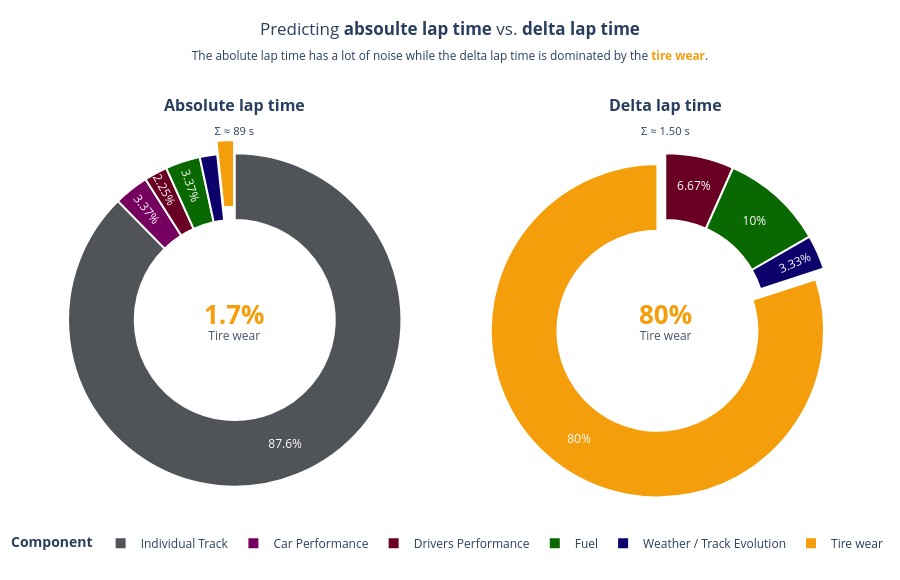

The code cell stored with this chart in its notebook:
### Code cell
import plotly.graph_objects as go
from plotly.subplots import make_subplots

components = [
    ("Individual Track",       78.0, 0.00),
    ("Car Performance",         3.0, 0.00),
    ("Drivers Performance",        2.0, 0.10),
    ("Fuel",            3.0, 0.15),
    ("Weather / Track Evolution",   1.5, 0.05),
    ("Tire wear ",      1.5, 1.20),
]
signal_idx = 5

noise_palette = ["#505358", "#760060", "#690023", "#0a6800", "#0c006b"]
signal_color  = "#f59e0b"
colors        = noise_palette + [signal_color]

names        = [c[0] for c in components]
abs_values   = [c[1] for c in components]
delta_values = [c[2] for c in components]

abs_total   = sum(abs_values)
delta_total = sum(delta_values)
abs_signal_pct   = abs_values[signal_idx]   / abs_total   * 100
delta_signal_pct = delta_values[signal_idx] / delta_total * 100

delta_mask     = [v > 0 for v in delta_values]
delta_names    = [n for n, keep in zip(names,  delta_mask) if keep]
delta_filtered = [v for v, keep in zip(delta_values, delta_mask) if keep]
delta_colors   = [c for c, keep in zip(colors, delta_mask) if keep]

pull_signal = 0.08
pull_abs   = [0.0]*len(components);      pull_abs[signal_idx] = pull_signal
pull_delta = [0.0]*len(delta_filtered);  pull_delta[-1]       = pull_signal

fig = make_subplots(
    rows=1, cols=2,
    specs=[[{"type": "domain"}, {"type": "domain"}]],
    subplot_titles=(
        f"<b>Absolute lap time</b><br><sub>Σ ≈ {abs_total:.0f} s</sub>",
        f"<b>Delta lap time</b><br><sub>Σ ≈ {delta_total:.2f} s</sub>",
    ),
    horizontal_spacing=0.05,
)

fig.add_trace(go.Pie(
    labels=names, values=abs_values,
    marker=dict(colors=colors, line=dict(color="white", width=2)),
    hole=0.6, sort=False, direction="clockwise",
    pull=pull_abs,
    textinfo="percent",
    textfont=dict(color="white", size=12),
    hovertemplate="<b>%{label}</b><br>%{value:.2f} s (%{percent})<extra></extra>",
), row=1, col=1)

fig.add_trace(go.Pie(
    labels=delta_names, values=delta_filtered,
    marker=dict(colors=delta_colors, line=dict(color="white", width=2)),
    hole=0.6, sort=False, direction="clockwise",
    pull=pull_delta,
    textinfo="percent",
    textfont=dict(color="white", size=12),
    hovertemplate="<b>%{label}</b><br>%{value:.2f} s (%{percent})<extra></extra>",
), row=1, col=2)

fig.update_layout(
    title=dict(
        text=(
            "Predicting <b>absoulte lap time</b> vs. <b>delta lap time</b>"
            "<br><sub>The abolute lap time has a lot of noise "
            f"while the delta lap time is dominated by the <b style='color:{signal_color}'>tire wear</b>.</sub>"
        ),
        x=0.5, y=0.94, xanchor="center",
    ),
    template="plotly_white",
    height=580,
    legend=dict(orientation="h", y=-0.08, xanchor="center", x=0.5,
                title="<b>Component</b>"),
    margin=dict(t=140, b=80, l=40, r=40),
)

# Mittelpunkte aus den tatsaechlich vergebenen Subplot-Domains ableiten,
# damit der Text exakt im Donut-Loch sitzt.
def domain_center(dom):
    return (dom[0] + dom[1]) / 2

c_abs   = fig.data[0].domain
c_delta = fig.data[1].domain

fig.add_annotation(
    text=f"<b style='font-size:26px;color:{signal_color}'>{abs_signal_pct:.1f}%</b>"
         f"<br><span style='color:#475569'>Tire wear</span>",
    x=domain_center(c_abs.x), y=domain_center(c_abs.y),
    xref="paper", yref="paper",
    showarrow=False, align="center", xanchor="center", yanchor="middle",
)
fig.add_annotation(
    text=f"<b style='font-size:26px;color:{signal_color}'>{delta_signal_pct:.0f}%</b>"
         f"<br><span style='color:#475569'>Tire wear</span>",
    x=domain_center(c_delta.x), y=domain_center(c_delta.y),
    xref="paper", yref="paper",
    showarrow=False, align="center", xanchor="center", yanchor="middle",
)

fig.show()

### Figure 1 — Plotly figure (JSON) as saved in the notebook; plotly's stock layout.template omitted (floating-point values rounded to 4 significant figures)
{"data": [{"direction": "clockwise", "domain": {"x": [0, 0.475], "y": [0, 1]}, "hole": 0.6, "hovertemplate": "<b>%{label}</b><br>%{value:.2f} s (%{percent})<extra></extra>", "labels": ["Individual Track", "Car Performance", "Drivers Performance", "Fuel", "Weather / Track Evolution", "Tire wear "], "marker": {"colors": ["#505358", "#760060", "#690023", "#0a6800", "#0c006b", "#f59e0b"], "line": {"color": "white", "width": 2}}, "pull": [0, 0, 0, 0, 0, 0.08], "sort": false, "textfont": {"color": "white", "size": 12}, "textinfo": "percent", "type": "pie", "values": [78, 3, 2, 3, 1.5, 1.5]}, {"direction": "clockwise", "domain": {"x": [0.525, 1], "y": [0, 1]}, "hole": 0.6, "hovertemplate": "<b>%{label}</b><br>%{value:.2f} s (%{percent})<extra></extra>", "labels": ["Drivers Performance", "Fuel", "Weather / Track Evolution", "Tire wear "], "marker": {"colors": ["#690023", "#0a6800", "#0c006b", "#f59e0b"], "line": {"color": "white", "width": 2}}, "pull": [0, 0, 0, 0.08], "sort": false, "textfont": {"color": "white", "size": 12}, "textinfo": "percent", "type": "pie", "values": [0.1, 0.15, 0.05, 1.2]}], "layout": {"annotations": [{"font": {"size": 16}, "showarrow": false, "text": "<b>Absolute lap time</b><br><sub>Σ ≈ 89 s</sub>", "x": 0.2375, "xanchor": "center", "xref": "paper", "y": 1, "yanchor": "bottom", "yref": "paper"}, {"font": {"size": 16}, "showarrow": false, "text": "<b>Delta lap time</b><br><sub>Σ ≈ 1.50 s</sub>", "x": 0.7625, "xanchor": "center", "xref": "paper", "y": 1, "yanchor": "bottom", "yref": "paper"}, {"align": "center", "showarrow": false, "text": "<b style='font-size:26px;color:#f59e0b'>1.7%</b><br><span style='color:#475569'>Tire wear</span>", "x": 0.2375, "xanchor": "center", "xref": "paper", "y": 0.5, "yanchor": "middle", "yref": "paper"}, {"align": "center", "showarrow": false, "text": "<b style='font-size:26px;color:#f59e0b'>80%</b><br><span style='color:#475569'>Tire wear</span>", "x": 0.7625, "xanchor": "center", "xref": "paper", "y": 0.5, "yanchor": "middle", "yref": "paper"}], "height": 580, "legend": {"orientation": "h", "title": {"text": "<b>Component</b>"}, "x": 0.5, "xanchor": "center", "y": -0.08}, "margin": {"b": 80, "l": 40, "r": 40, "t": 140}, "title": {"text": "Predicting <b>absoulte lap time</b> vs. <b>delta lap time</b><br><sub>The abolute lap time has a lot of noise while the delta lap time is dominated by the <b style='color:#f59e0b'>tire wear</b>.</sub>", "x": 0.5, "xanchor": "center", "y": 0.94}}}
